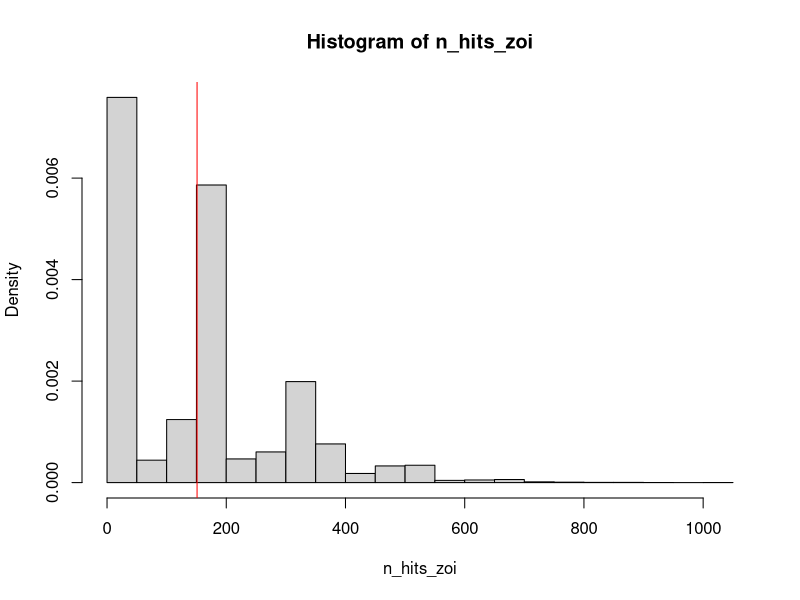
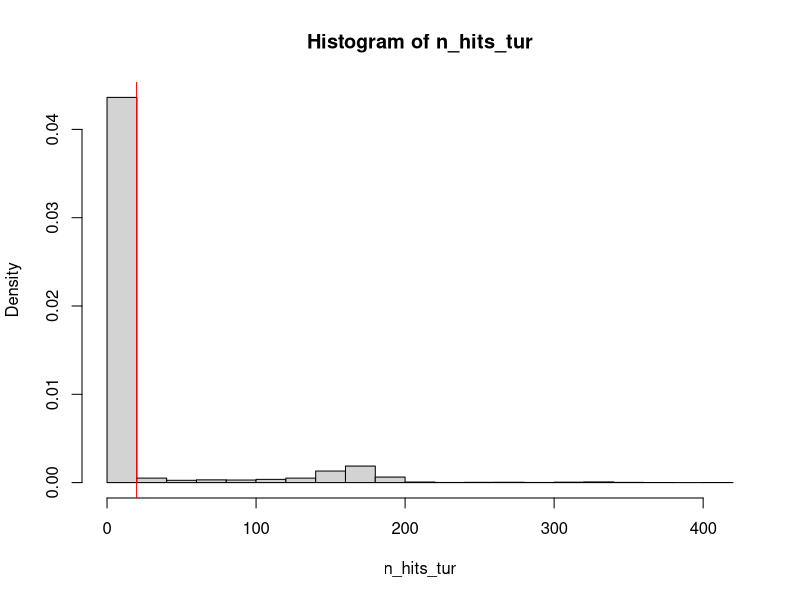
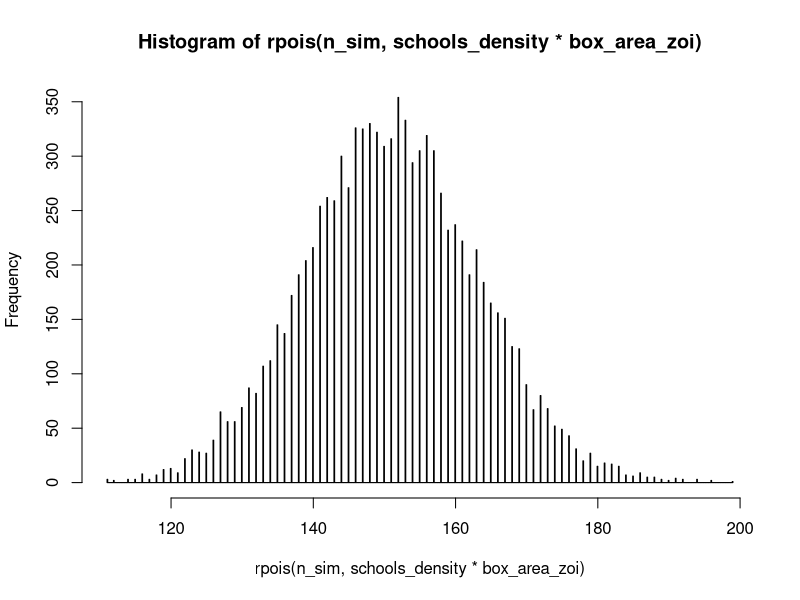
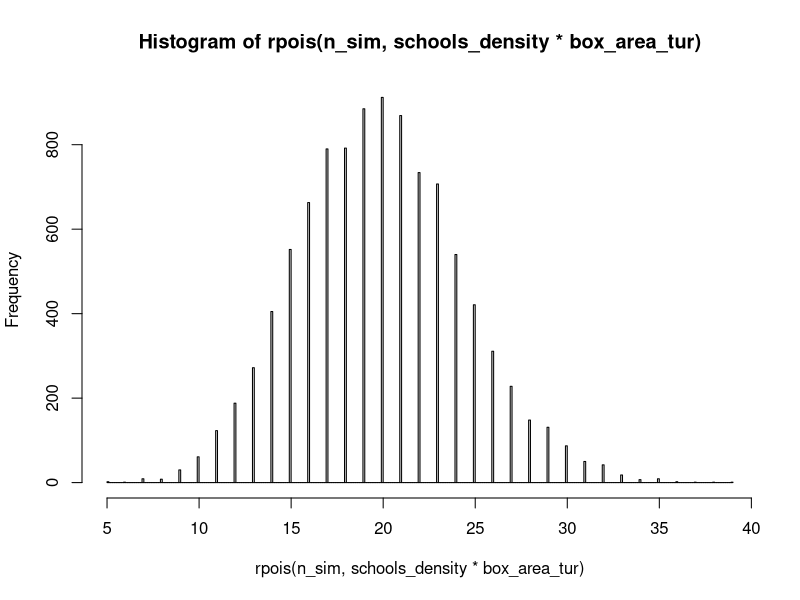

These charts were generated, in order, by the following R code:
## Fish schooling simulation
## July 2022
## For review - Sam

library(dplyr)

width <- 1500 ## width of the transect
height <- 60 ## height of the transect
n <- rpois(1, 10) ## number of schools

## defining the zone of influence
xleft_zoi = 700
xright_zoi = 900
ybottom_zoi = 0
ytop_zoi = 40
box_area_zoi = (xright_zoi - xleft_zoi) * (ytop_zoi - ybottom_zoi)

## determines if a fish is within the zone of influence
in_box_zoi <- function(x, y) {
  (x > xleft_zoi) & (x < xright_zoi) & (y > ybottom_zoi) & (y < ytop_zoi)
}

## defining the turbine
xleft_tur = 755
xright_tur = 790
ybottom_tur = 0
ytop_tur = 30
box_area_tur = (xright_tur - xleft_tur) * (ytop_tur - ybottom_tur)

## determines if a fish is within the turbine structure
in_box_tur <- function(x, y) {
  (x > xleft_tur) & (x < xright_tur) & (y > ybottom_tur) & (y < ytop_tur)
}

## repeats the simulation and keeping track of how many fish land in each box
n_sim = 10000
n_hits_zoi = rep(0, n_sim)
n_hits_tur = rep(0, n_sim)

## determines the seed locations for each school
for (j in 1:n_sim) {
  x = runif(n, 0, width)
  y = runif(n, 0, height)
  
  n_fish <- rpois(n, 170) ## generates a random number of fish per school
  
  a <-list() ## creates a list
  
  for (i in 1:n) {
    a[[i]] <- as.data.frame(matrix(NA, nrow = n_fish[i], ncol = 2)) ## each list being a dataframe
    colnames(a[[i]]) <- c("x", "y") ## naming columns
    a[[i]][, 1] <- rnorm(n_fish[i], x[i], 2) ## generates random x locations for the random number of fish
    a[[i]][, 2] <- rnorm(n_fish[i], y[i], 2) ## generates random y locations for the random number of fish
  }
  
  fishes_all <- bind_rows(a) ## bind entire list into single data frame
  
  fish_vec <- matrix(NA, nrow = n, ncol = 1) ## creates an empty vector
  
  for (k in 1:n) {
    fish_vec[k] <- nrow(a[[k]]) ## singles out how many fish are within each school
  }
  
  total_fish <- sum(fish_vec) ## sums the total number of fish
  
  schools_density = total_fish / (width * height) ## finds the density based on total fish and domain
  
  n_hits_zoi[j] = sum(in_box_zoi(fishes_all[,1], fishes_all[,2])) ## summing the number of fish in the zone of influence across simulation
  n_hits_tur[j] = sum(in_box_tur(fishes_all[,1], fishes_all[,2])) ## summing the number of fish in the turbine structure across simulation
}

hist(n_hits_zoi, freq=F) ## plotting the frequency of hits in the zone of influence
abline(v=schools_density*box_area_zoi, col='red') ## expected number of hits 

hist(n_hits_tur, freq=F) ## plotting the frequency of hits
abline(v=schools_density*box_area_tur, col='red') ## expected number of hits

## same results from a Poisson distribution
hist(rpois(n_sim, schools_density*box_area_zoi), breaks=max(n_hits_zoi) - 0.5)
hist(rpois(n_sim, schools_density*box_area_tur), breaks=max(n_hits_tur) - 0.5)
